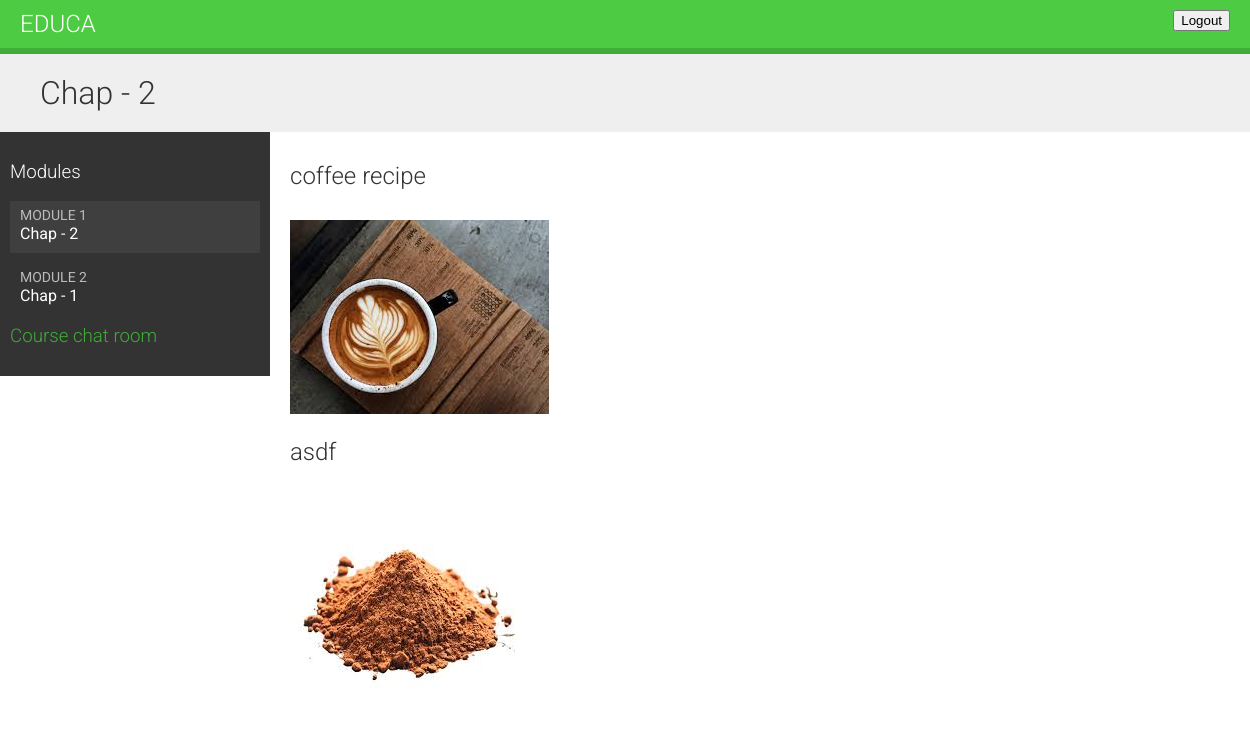
The page /students/course/2/ (signed in) on the database its author committed.
### courses/models.py (models this page shows, shortened)
class Module(models.Model):
    course = models.ForeignKey(Course, related_name="modules", on_delete=models.CASCADE)
    title = models.CharField(max_length=200)
    description = models.TextField(blank=True)
    order = OrderField(blank=True, for_fields=["course"])
    class Meta:
        ordering = ["order"]
    def __str__(self):
        return f"{self.order}. {self.title}"

class Content(models.Model):
    module = models.ForeignKey(
        Module, related_name="contents", on_delete=models.CASCADE
    )
    content_type = models.ForeignKey(
        ContentType,
        on_delete=models.CASCADE,
        limit_choices_to={"model__in": ("text", "video", "image", "file")},
    )
    object_id = models.PositiveIntegerField()
    item = GenericForeignKey("content_type", "object_id")
    order = OrderField(blank=True, for_fields=["module"])
    class Meta:
        ordering = ["order"]

class ItemBase(models.Model):
    owner = models.ForeignKey(
        User, related_name="%(class)s_related", on_delete=models.CASCADE
    )
    title = models.CharField(max_length=250)
    created = models.DateTimeField(auto_now_add=True)
    updated = models.DateTimeField(auto_now=True)
    class Meta:
        abstract = True
    def render(self):
        return render_to_string(
            f"courses/content/{self._meta.model_name}.html", {"item": self}
        )

class Image(ItemBase):
    file = models.FileField(upload_to="images")

### students/views.py (the view)
class StudentCourseDetailView(DetailView):
    model = Course
    template_name = "students/course/detail.html"
    def get_queryset(self):
        qs = super().get_queryset()
        return qs.filter(students__in=[self.request.user])
    def get_context_data(self, **kwargs):
        context = super().get_context_data(**kwargs)
        course = self.get_object()
        if "module_id" in self.kwargs:
            context["module"] = course.modules.get(id=self.kwargs["module_id"])
        else:
            context["module"] = course.modules.all()[0]
        return context

### students/templates/students/course/detail.html (shortened to what this page needs)
{% extends "base.html" %}
{% load cache %}
{% block content %}
 <h1>
 {{ module.title }}
 </h1>
 <div class="contents">
 <h3>Modules</h3>
 <ul id="modules">
 {% for m in object.modules.all %}
 <li data-id="{{ m.id }}" {% if m == module %} class="selected"{% endif %}>
 <a href="{% url "student_course_detail_module" object.id m.id %}">
 <span>
 Module <span class="order">{{ m.order|add:1 }}</span>
 </span>
 <br>
 {{ m.title }}
 </a>
 </li>
 {% empty %}
 <li>No modules yet.</li>
 {% endfor %}
 </ul>
 <h3>
 <a href="{% url "chat:course_chat_room" object.id %}">
 Course chat room
 </a>
 </h3>
 </div>
 <div class="module">
{% cache 600 module_contents module %}
 {% for content in module.contents.all %}
 {% with item=content.item %}
 <h2>{{ item.title }}</h2>
 {{ item.render }}
 {% endwith %}
 {% endfor %}
 {% endcache %}
 </div>
{% endblock %}

### courses/templates/base.html (shortened to what this page needs)
{% load static %}
<!DOCTYPE html>
<html>
  <head>
    <link href="{% static 'css/base.css' %}" rel="stylesheet" />
  </head>
  <body>
    <div id="header">
      <a href="/" class="logo">Educa</a>
      <ul class="menu">
        {% if request.user.is_authenticated %}
          <li>
            <form action="{% url 'logout' %}" method="post">
    <button type="submit">Logout</button>
</form>
          </li>
        {% else %}
          <li>
            <a href="{% url 'login' %}">Sign in</a>
          </li>
        {% endif %}
      </ul>
    </div>
    <div id="content">
      {% block content %}
      {% endblock %}
    </div>
  </body>
</html>

### courses/templates/courses/content/image.html
<p><img src="{{ item.file.url }}" alt="{{ item.title }}"></p>

### courses/static/css/base.css (style rules this page uses)
body { margin:0; font-family:'Roboto', sans-serif; font-weight:400; color:#333; }
a { color:#3fad37; text-decoration:none; }
ul { float:left; }
h1, h2, h3, h4, h5, h6 { font-family:'Roboto', sans-serif; font-weight:300; }
h1 { background:#efefef; width:100%; overflow:auto; padding:20px 0 20px 40px; margin:0; }
.module { padding:10px 20px; float:left; width:600px; }
.module p { margin:10px 0 20px; width:100%; float:left; }
#header { background:#4dcc43; overflow:auto; padding:10px 20px; border-bottom:6px solid #3fad37; }
#header .logo { text-decoration:none; font-family:'Roboto', sans-serif; font-weight:300; text-transform:uppercase; font-size:24px; color:#fff; float:left; }
#header a { color:#fff; }
#header .menu { list-style:none; float:right; margin:0; padding:0; }
.contents { width:20%; padding:10px; float:left; background:#333; color: #fff; font-family:'Roboto', sans-serif; }
.contents ul { list-style:none; margin:0; padding:0; width:100%; }
.contents ul li { margin:0 0 10px 0; padding:4px 10px 10px; overflow:auto; cursor:move; }
.contents ul li.selected { background:#3f3f3f; }
.contents ul span { text-transform:uppercase; color:#bbb; font-size:14px; }
.contents ul a { display:block; color:#fff; text-decoration:none; }

### rows shown on the page
Module: title "Chap - 2", order|add "1"
Module: order|add "2", title "Chap - 1"
Content: item "coffee recipe", item.file (picture)
Content: item "asdf", item.file (picture)
